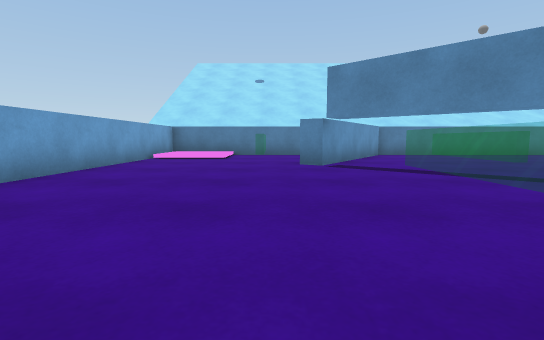
[1] (above)

21 first-person views from a walk through a scene from a Unity 3-D project. The camera is 0.57 m above the floor, tilts 6° down and sees 85° across. The floor is counted in squares, 1 m on a side. Each view is taken from the middle of a square. On the plan, view 1 faces up. The plan holds only what a view shows up to about 9 squares ahead; the rest is blank. The place goes on beyond the plan. The player character is not drawn.

[2]
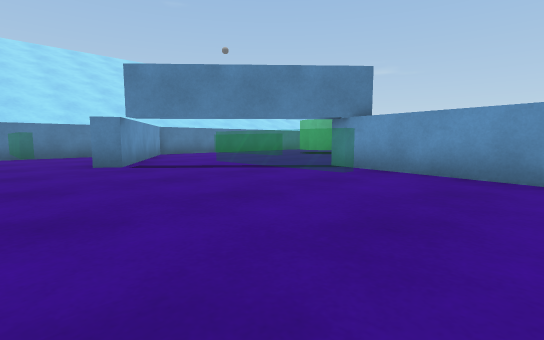

[3]
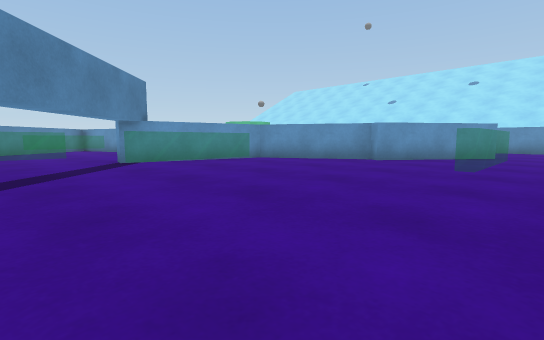

[4]
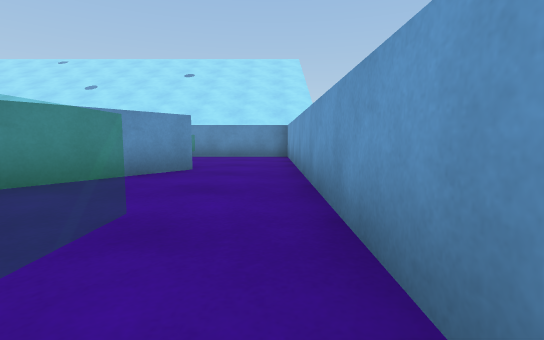

[5]
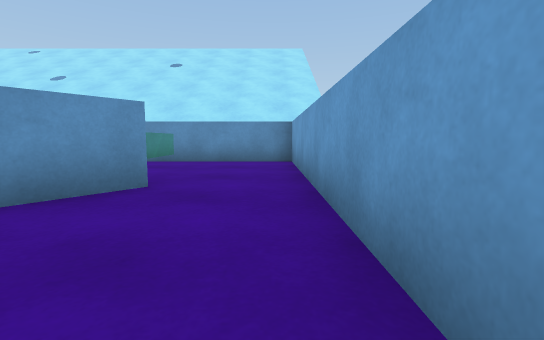

[6]
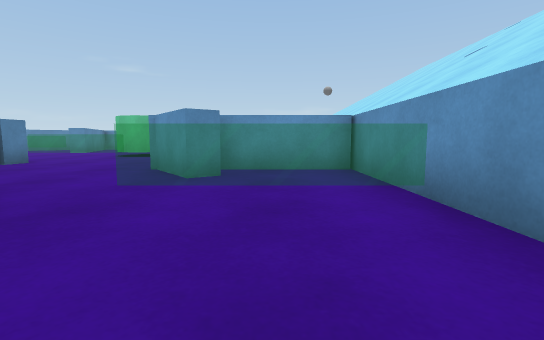

[7]
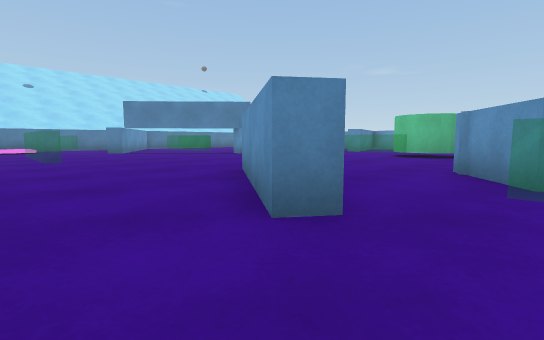

[8]
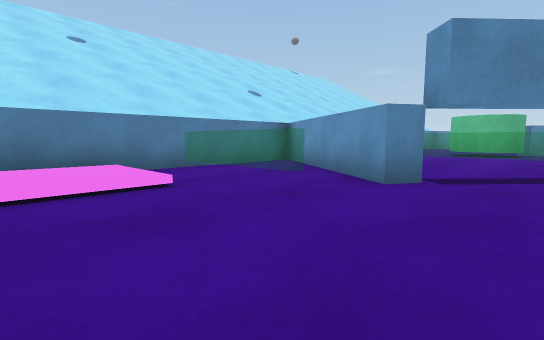

[9]
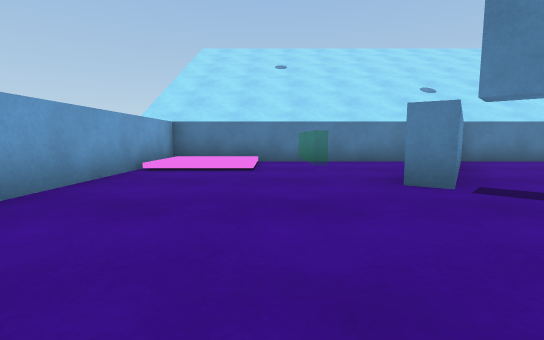

[10]
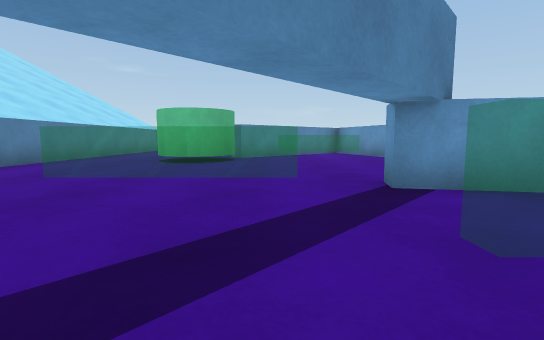

[11]
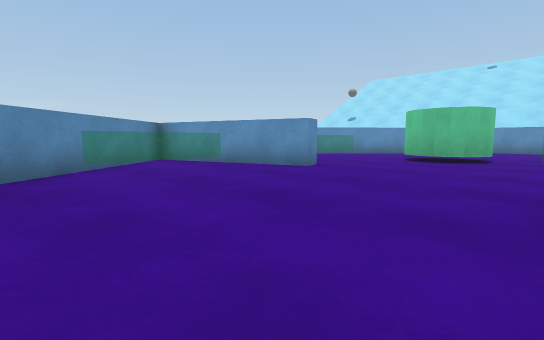

[12]
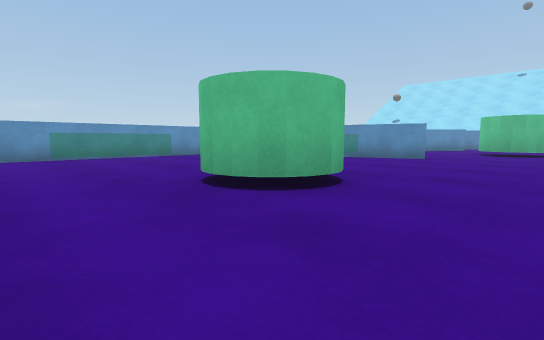

[13]
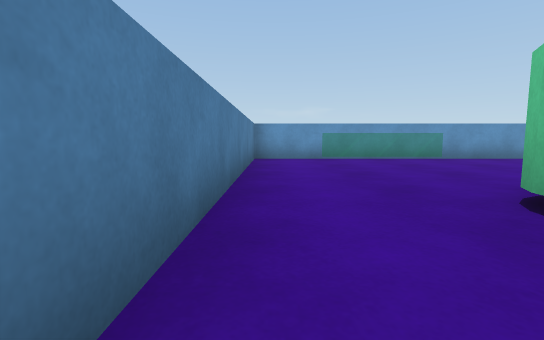

[14]
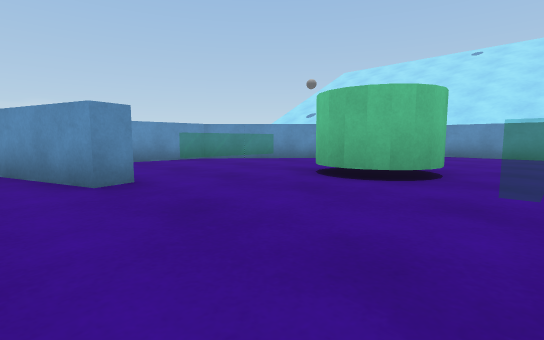

[15]
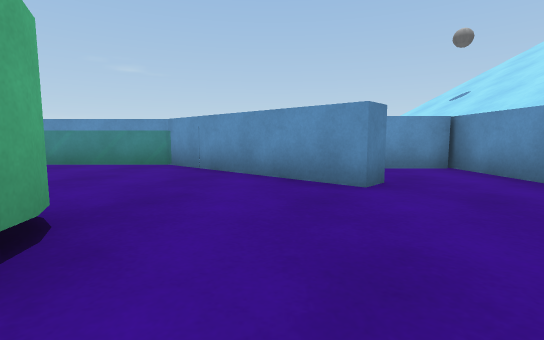

[16]
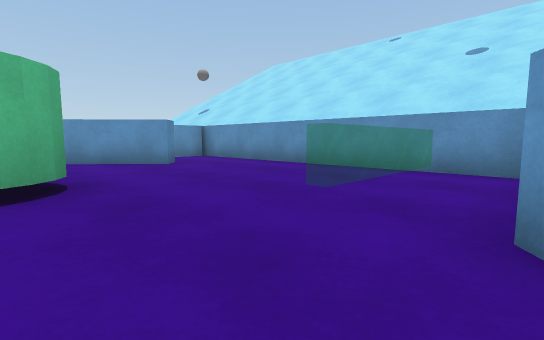

[17]
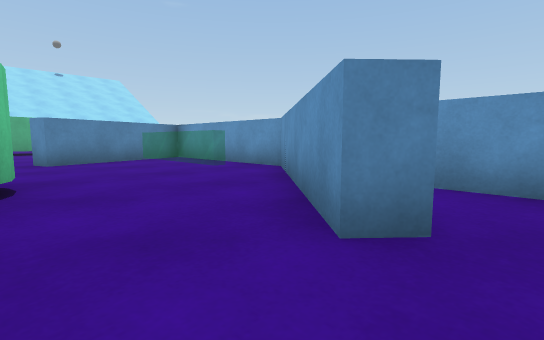

[18]
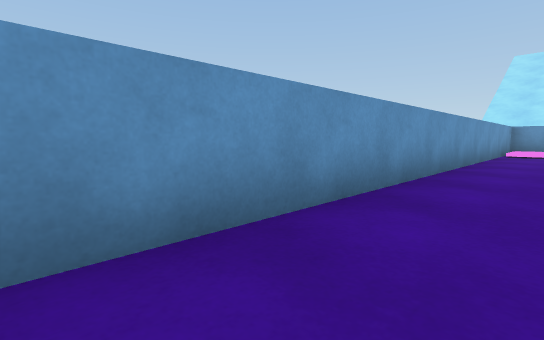

[19]
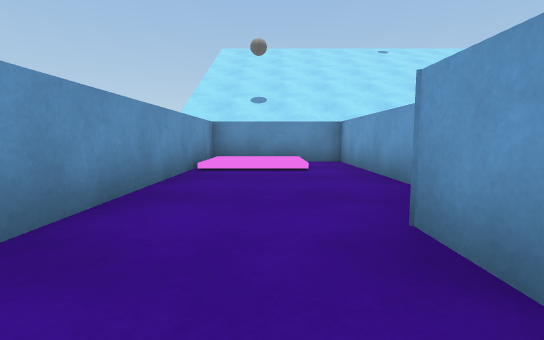

[20]
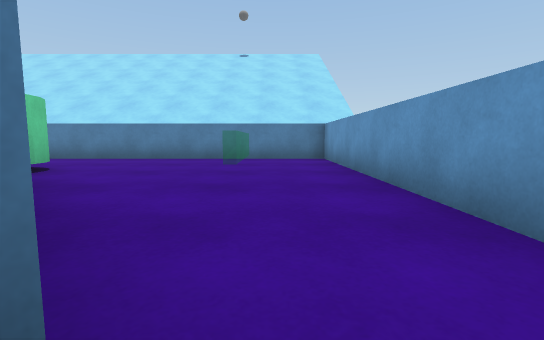

[21]
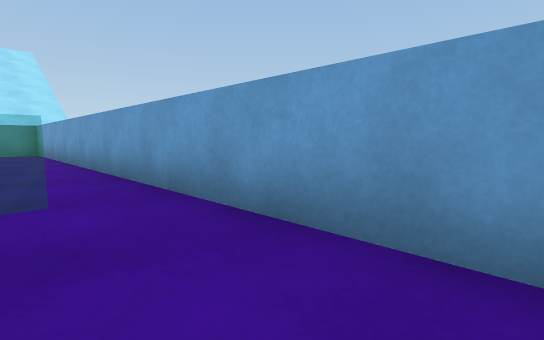

### Floor plan
Key: @ floor where view 1 was taken; # wall or solid block; x gap in a wall; . main floor; : floor 0.15 m higher than the main floor; = window, fence, low wall or low ledge; C cylinder.
Columns run from 4 left of view 1 to 16 right of it. Each row starts with its distance up from view 1.
 11 #####################
 10 #::....#............#
  9 #::.=.##.........=..#
  8 #...=##......C...=..#
  7 #...=#..=...C C..=..#
  6 #.......=....C#.....#
  5 #.......=.....=#....#
  4 #.....=.......=##...#
  3 #.....=.#.....=###..#
  2 #.=...=.#......###..#
  1 #.=.....#....###.#..#
  0 #.=.@...#........#..#
 -1 #.....###=....=..#..#
 -2 #...###..=.CC.=..#..#
 -3 #..##....=.CC.=.##..#
 -4 #..#.......C....#...#
 -5 #..x..##=.....###...#
 -6 #..x..##=.....#.#...#
 -7 #..=...#=.......#.::#
 -8 #..=...#........#.::#
 -9 #####################

Positions as (right, up) in squares from view 1, and headings:
1: (0, 0), facing up
2: (-1, 0), facing up-right
3: (-3, 6), facing down-right
4: (-3, 1), facing down
5: (-3, -1), facing down
6: (-3, -7), facing right
7: (-3, -6), facing up-right
8: (-3, 5), facing up-right
9: (-1, 3), facing up
10: (1, 5), facing right
11: (5, 6), facing down-right
12: (6, 10), facing down-right
13: (7, 10), facing right
14: (5, 2), facing down-right
15: (6, -5), facing right
16: (3, -3), facing down-right
17: (8, -7), facing up-right
18: (14, 5), facing down-right
19: (14, -1), facing down
20: (14, 2), facing up
21: (-2, 4), facing down-left
